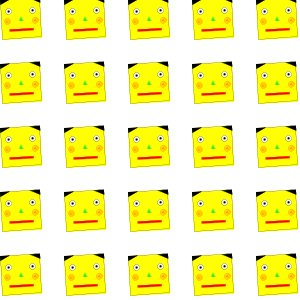
Frame 1 (no input)
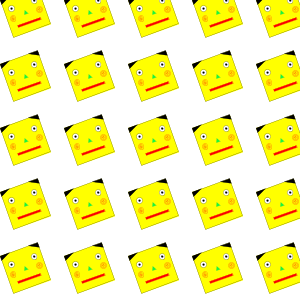
Frame 60 (the mouse pressed at the canvas centre just before this capture)
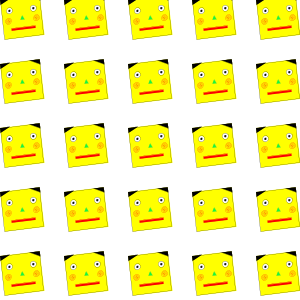
Frame 120 (the mouse held since frame 60 and released just before this capture)

The Processing sketch that drew these frames (run headless with seeded random() and noise(); from frame 60 on, the mouse is pressed at the canvas centre):

// Processing sketch: processing_14532
// ── processing_14532.pde

void setup(){
 size(300,300);
}

void draw(){
 background(255);
 
 
 
 for(float y=0; y<1800; y=y+400){
  for(float x=0; x<1800; x=x+400){
  pushMatrix();
  scale(0.2);
  translate(x*0.8,y*0.8);
  rotate(sin(frameCount)/4+50);
  
   
   myDraw();
   popMatrix();
  }
 }

 
}

void myDraw() {
//전
stroke(0);
fill(255,255,0);
rect(0,0,200,200);
  
  //눈
  strokeWeight(1);
  stroke(0);
  fill(255);
  ellipse(40,60,30,30);
  ellipse(160,60,30,30);

  fill(0);
  ellipse(40,60,10,10);
  ellipse(160,60,10,10);


  //입

  fill(250,0,0);
  stroke(250,0,0);
  line(40,150,160,150);
  rect(40,150,120,10);


  //코
  /*
stroke(0,250,0);
   line(100,100,90,120);
   line(100,100,110,120);
   line(90,120,110,120);
   */
  fill(20,250,60);
  stroke(50,200,80);
  beginShape();
  vertex(100,90);
  vertex(90,110);
  vertex(110,110);
  endShape(CLOSE);


  //머리

  fill(0);
  stroke(0);
  beginShape();
  vertex(0,0);
  vertex(50,0);
  vertex(0,25);
  endShape(CLOSE);

  beginShape();
  vertex(200,0);
  vertex(150,0);
  vertex(200,25);
  endShape(CLOSE);


  //왼볼

  fill(255,255,0);
  stroke(255,0,0);
  strokeWeight(1);
  ellipse(30,110,30,30);
  ellipse(30,110,20,20);
  ellipse(30,110,10,10);
  ellipse(30,110,5,5);

  //오볼

  fill(255,255,0);
  stroke(255,0,0);
  ellipse(170,110,30,30);
  ellipse(170,110,20,20);
  ellipse(170,110,10,10);
  ellipse(170,110,5,5);
}
